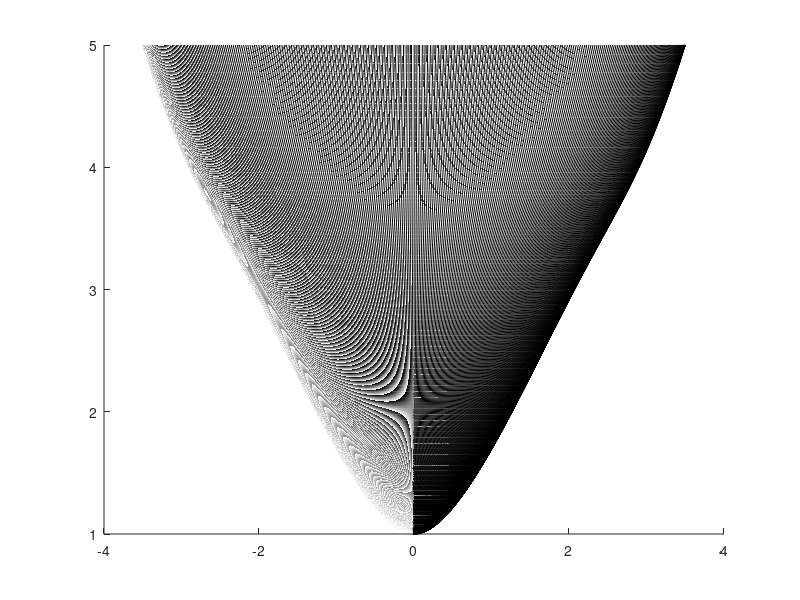

Recreate this plot in MATLAB.
%Revolucion 
clear all 
clc
t=0:0.01:1;
P=[0,1,0;1,1,0;2,2,0;1.5,3,0;1.5,5,0];
X=4*t-6*t.^3+2*t.^2+(7/2)*t.^4;
Y=-4*(t-1).^3.*t+12*(t-1).^2.*t.^2*2-12*(t-1).*t.^3+5*t.^4+(t-1).^4;
Z=zeros(length(t),1);
Pt=[X',Y',Z]
%plot(X,Y,Z)
for th=0:0.01:2*pi
  hold on
  Ry=[cos(th),0,sin(th);0,1,0;-sin(th),0,cos(th)];
  S=Pt*Ry;
  pause(0.01)
  plot3(S(:,1),S(:,2),S(:,3),'Color','k');
endfor
